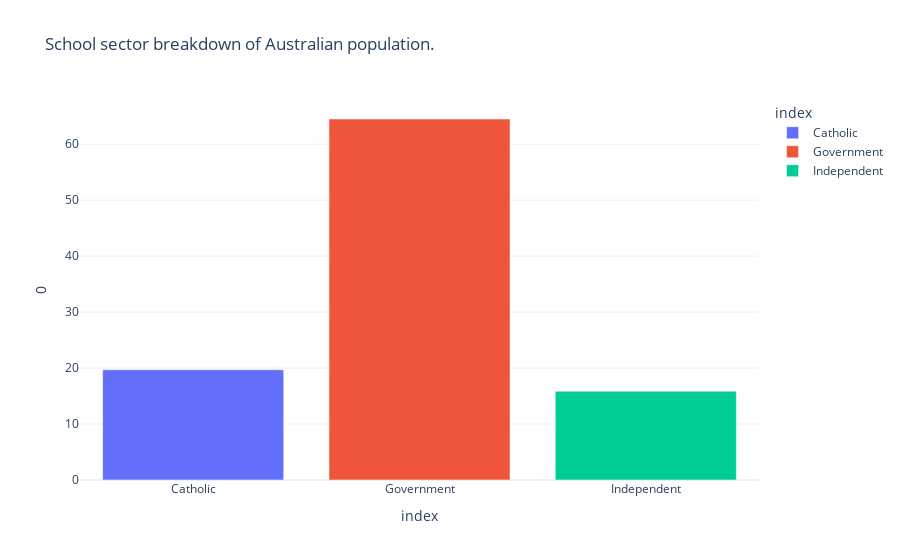

The code cell stored with this chart in its notebook:
### Markdown cell above
# Educational school sector split of politicians
Public is
Government	64.4605631350012
Catholic	19.6750931104224
Independent	15.8643437545764

47th Parliament is
Government	47%
Catholic	20%
Independent	33%

### Code cell
population_school_sector = {
"Catholic": 19.7,
		"Government": 64.5,
"Independent"	: 15.8643437545764}
# display population_school_sector as plotly bar graph
fig = px.bar(pd.DataFrame.from_dict(population_school_sector, orient="index").reset_index(), x="index", y=0, color="index", title="School sector breakdown of Australian population.")
fig.show()

### Figure 1 — Plotly figure (JSON) as saved in the notebook; plotly's stock layout.template omitted (floating-point values rounded to 4 significant figures)
{"data": [{"alignmentgroup": "True", "hovertemplate": "index=%{x}<br>0=%{y}<extra></extra>", "legendgroup": "Catholic", "marker": {"color": "#636efa", "pattern": {"shape": ""}}, "name": "Catholic", "offsetgroup": "Catholic", "orientation": "v", "showlegend": true, "textposition": "auto", "x": ["Catholic"], "xaxis": "x", "y": [19.7], "yaxis": "y", "type": "bar"}, {"alignmentgroup": "True", "hovertemplate": "index=%{x}<br>0=%{y}<extra></extra>", "legendgroup": "Government", "marker": {"color": "#EF553B", "pattern": {"shape": ""}}, "name": "Government", "offsetgroup": "Government", "orientation": "v", "showlegend": true, "textposition": "auto", "x": ["Government"], "xaxis": "x", "y": [64.5], "yaxis": "y", "type": "bar"}, {"alignmentgroup": "True", "hovertemplate": "index=%{x}<br>0=%{y}<extra></extra>", "legendgroup": "Independent", "marker": {"color": "#00cc96", "pattern": {"shape": ""}}, "name": "Independent", "offsetgroup": "Independent", "orientation": "v", "showlegend": true, "textposition": "auto", "x": ["Independent"], "xaxis": "x", "y": [15.86], "yaxis": "y", "type": "bar"}], "layout": {"xaxis": {"anchor": "y", "domain": [0.0, 1.0], "title": {"text": "index"}, "categoryorder": "array", "categoryarray": ["Catholic", "Government", "Independent"]}, "yaxis": {"anchor": "x", "domain": [0.0, 1.0], "title": {"text": "0"}}, "legend": {"title": {"text": "index"}, "tracegroupgap": 0}, "title": {"text": "School sector breakdown of Australian population."}, "barmode": "relative"}}
